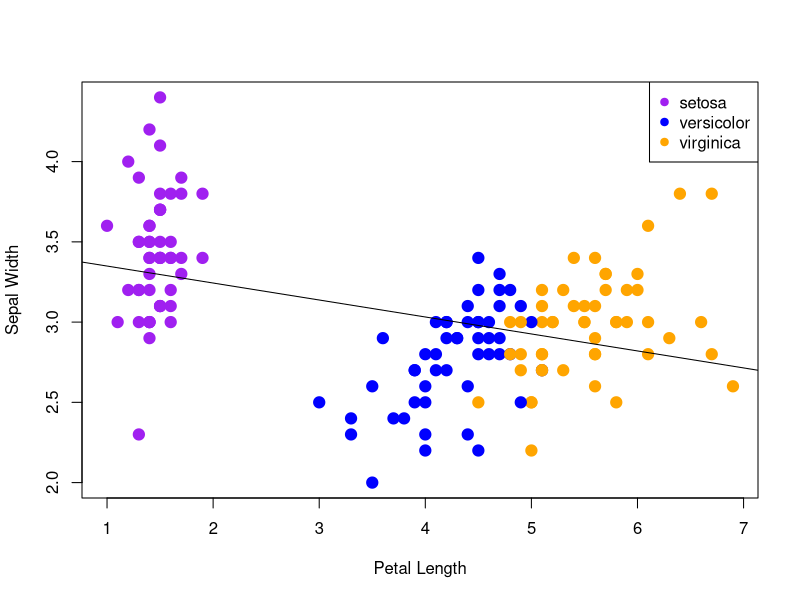
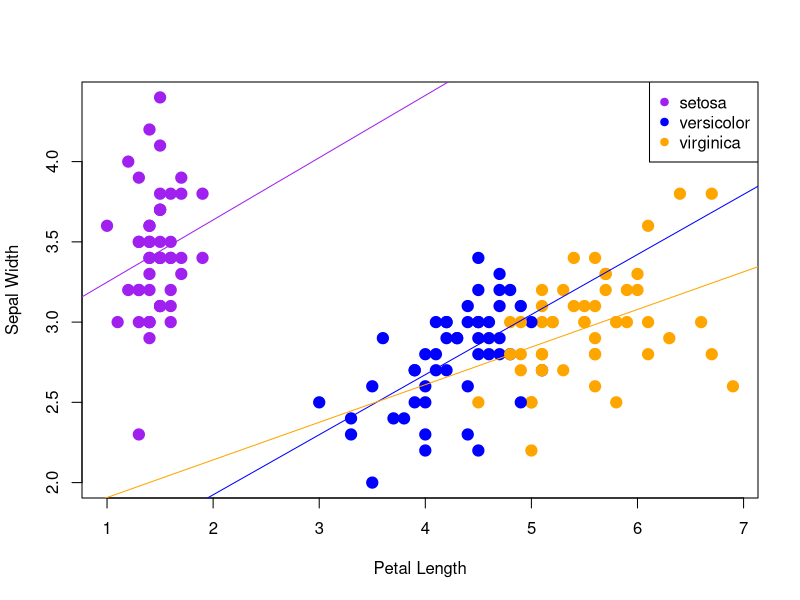

Recreate these plots in R, in order. (Note: this script raises an error after producing the figures.)
##################################################
#         Gotta set up that WD (pc only)         #
##################################################

#setwd("C:/Users/hille/Documents/Rbootcamp_S2020/Iris-repo/")

##################################################
#                   Housekeeping                 #
##################################################

#This mixes the data and then assigns IRIS to read it in the mixed order 
#Then stores the mixed data as an object
oo <- sample(x=1:150, 150, replace=FALSE)
mix <- iris[oo,]

#Creates and stores "mix$" as seperate objects
species <- mix$Species
petalL <- mix$Petal.Length
petalW <- mix$Petal.Width
sepalL <- mix$Sepal.Length
sepalW <- mix$Sepal.Width


#This matches each species with their respective colors
species
color <- rep("red", 150)
species == "setosa"
color[species == "setosa"] <- "purple"
color
color[species == "versicolor"] <- "blue"
color
color[species == "virginica"] <- "orange"
color

##################################################
#                2-D Scatter plots               #
##################################################

#Here are the setups for the linear regressions for each of the comparisons I have made
petalW.lm <- lm(petalW ~ petalL)
sepalL.lm <- lm(sepalL ~ petalL)
sepalW.lm <- lm(sepalW ~ petalL)

#This indexes the iris dataset by species and should make regression lines for each species
setosa <- mix[mix$Species == "setosa",]
setosa
setosaPLvsSW.lm <- lm(setosa$Sepal.Width ~ setosa$Petal.Length)
setosaPLvsSW.lm

versicolor <- mix[mix$Species == "versicolor",]
versicolor
versicolorPLvsSW.lm <- lm(versicolor$Sepal.Width ~ versicolor$Petal.Length)
versicolorPLvsSW.lm


virginica <- mix[mix$Species == "virginica",]
virginica
virginicaPLvsSW.lm <- lm(virginica$Sepal.Width ~ virginica$Petal.Length)
virginicaPLvsSW.lm


#Here are the plots

#This is the plot with the regression line for ALL OF THE DATA
plot(petalL, sepalW, col=color, cex=1.5, pch=19, xlab="Petal Length", ylab="Sepal Width")
abline(sepalW.lm, col="black")
legend('topright', legend = levels(species), col = c("purple", "blue", "orange"), cex = 1, pch = 19)

#This is the plot with a regression line for EACH SPECIES
plot(petalL, sepalW, col=color, cex=1.5, pch=19, xlab="Petal Length", ylab="Sepal Width")
abline(setosaPLvsSW.lm, col="purple")
abline(versicolorPLvsSW.lm, col="blue")
abline(virginicaPLvsSW.lm, col="orange")
legend('topright', legend = levels(species), col = c("purple", "blue", "orange"), cex = 1, pch = 19)


##################################################
#    Generating RMakrdown on Ethan's Computer    #
##################################################

#This is needed to set up and use "RMarkdown"
require("rmarkdown")
#Sys.setenv(RSTUDIO_PANDOC="C:/Program Files/RStudio/bin/pandoc")
render("iris_markdown_EH.Rmd", "html_document")


##################################################
#             Below are extra notes              #
##################################################

#This works with the dataset in order
#species <- iris$Species
#color <- rep("red", 150)
#species == "setosa"
#color[species == "setosa"] <- "purple"
#color
#color[species == "versicolor"] <- "blue"
#color
#color[species == "virginica"] <- "green"
#color

#Here are some extra comparisons
#plot(petalL, petalW, cex=1.5, pch=19, col=color2, xlab = "Petal Length", ylab = "Petal Width")
#abline(petalW.lm, col="black")
#legend('bottomright', legend = levels(species), col = c("purple", "blue", "orange"), cex = 1, pch = 19)

#plot(petalL, sepalL, col=color2, cex=1.5, pch=19, xlab = "Petal Length", ylab = "Sepal Length")
#abline(sepalL.lm, col="black")
#legend('bottomright', legend = levels(species), col = c("purple", "blue", "orange"), cex = 1, pch = 19)

#plot(petalL, sepalW, col=color2, cex=1.5, pch=19, xlab="Petal Length", ylab="Sepal Width")
#abline(setosaPLvsSW.lm, col="purple")
#	points(setosa$Petal.Length, yhat.setosa, pch=5)
#	segments(setosa$Petal.Length, setosa$Sepal.Width, setosa$Petal.Length, yhat.setosa, names=error.setosa.sepalW)
#abline(versicolorPLvsSW.lm, col="blue")
#abline(virginicaPLvsSW.lm, col="orange")
#legend('topright', legend = levels(species), col = c("purple", "blue", "orange"), cex = 1, pch = 19)

#b.setosa <- coef(setosaPLvsSW.lm)
#int.setosa <- b.setosa[1]
#slope.setosa <- b.setosa[2]
#yhat.setosa <- slope.setosa*setosa$Petal.Length+int.setosa
#yhat.setosa
#error.setosa.sepalW <- setosa$Sepal.Width-yhat.setosa
#error.setosa.sepalW

#b.versicolor <- coef(versicolorPLvsSW.lm)
#int.versicolor <- b.versicolor[1]
#slope.versicolor <- b.versicolor[2]
#yhat.versicolor <- slope.versicolor*versicolor$Petal.Length+int.versicolor
#yhat.versicolor
#error.versicolor.sepalW <- versicolor$Sepal.Width-yhat.versicolor
#error.versicolor.sepalW

#b.virginica <- coef(virginicaPLvsSW.lm)
#int.virginica <- b.virginica[1]
#slope.virginica <- b.virginica[2]
#yhat.virginica <- slope.virginica*virginica$Petal.Length+int.virginica
#yhat.virginica
#error.virginica.sepalW <- virginica$Sepal.Width-yhat.virginica
#error.virginica.sepalW
